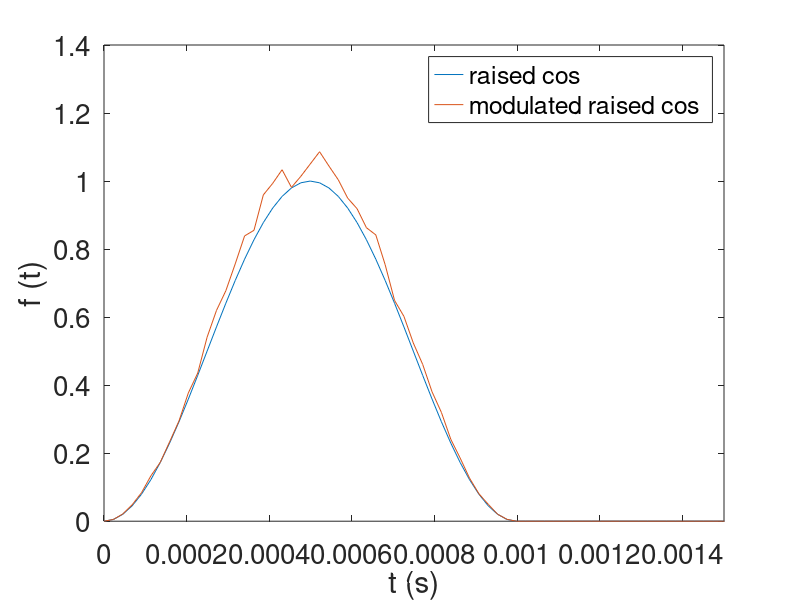

MATLAB code to generate this figure:
clear all
close all

%-------------------------------------------
%-- custom parameters
fs  = 44100 ;      %-- sample rate [Hz]
T   = 0.2 ;        %-- duration [s]

% forcing params
F0  = 1 ;          %-- amplitude 
tw  = 1e-3 ;       %-- contact duration [s]
b   = 0.1 ;        %-- noise mod parameter
%-------------------------------------------

%-------------------------------------------
%-- post proc
Ts  = floor(T*fs) ;
tws = floor(tw*fs) ;
tv  = (0:Ts-1)/fs ;

% raised cosine
rc  = zeros(1,Ts) ;
rc(1:tws) = 0.5*F0*(1 - cos(2*pi*(0:tws-1)/tws)) ;

% modulated forcing 
noise = rand(1,Ts) ;
f     = rc.*(1+b*noise) ;

plot(tv,rc,tv,f) ;  xlim([0,1.5e-3]) ;
set(gca,'fontsize',20)
xlabel('t (s)'); ylabel('f (t)'); 
legend('raised cos', 'modulated raised cos')



